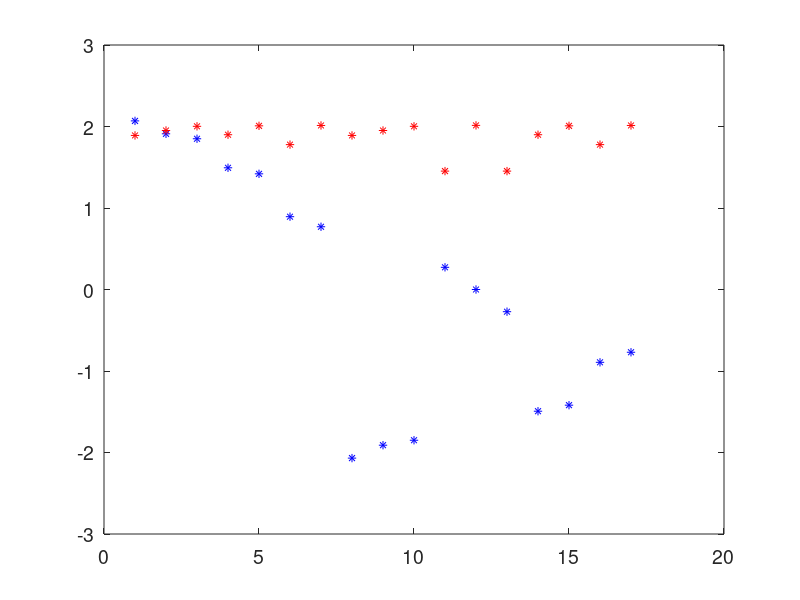
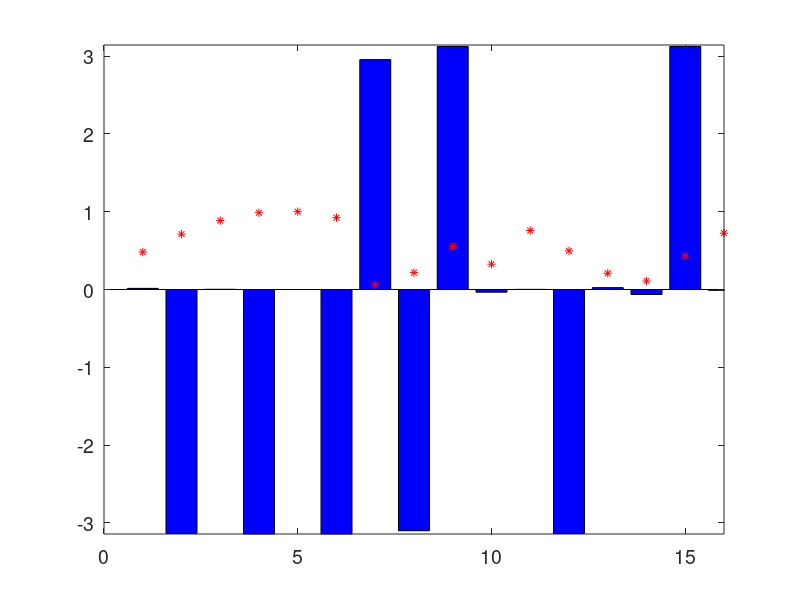

Recreate these plots in MATLAB, in order. (Note: this script raises an error after producing the figures.)
clc
clear all
close all
Nd = 15; 
t = 1; 
h = - 0.02;
k1 = exp(h); 
k2 = exp(-h); 
k_link_1 = exp(0.06); 
k_link_2 = exp(-0); 
g = k1 - k2;

Nr = (Nd + 1)/4;
F0 = sparse(zeros(Nr, Nr));
E1 = sparse(fliplr(diag([k2 0 0 k1])));
E2 = sparse(fliplr(diag([0 k1 k2 0])));
E2_ = sparse(fliplr(diag([0 k1 k2 0])));
E3 = sparse(fliplr(diag([k2 0 0 k1])));

D1 = diag(-g*1i*ones(1,Nr)) + diag(k1*ones(1,Nr-1), 1) + diag(k2*ones(1,Nr-1), -1);
D2 = diag(-g*1i*ones(1,Nr)) + diag([k1 0 k2], 1) + diag([k2 0 k1], -1);
D3 = diag(-g*1i*ones(1,Nr)) + diag([k1 0 k2], 1) + diag([k2 0 k1], -1);
D4 = diag(-g*1i*ones(1,Nr)) + diag(k1*ones(1,Nr-1), 1) + diag(k2*ones(1,Nr-1), -1);

H = sparse([D1 E1 F0 F0;
            E1 D2 E2 F0;
            F0 E2_ D3 E3;
            F0 F0 E3 D4]);
H(Nd+2,Nd+2) = 0;
H(Nd+1,Nd+2) = k_link_1;
H(Nd+2,Nd+1) = k_link_2;

% H = sparse([D1 E1;
%             E1 D1;
%             ]);

[V, A] = eig(full(H));
lam = diag(A);
% [~, idx] = sort(real(lam));
% lam1 = lam(idx);
figure
plot(real(lam),'b*')
hold on
plot(imag(lam)*50,'r*')
set(gcf, 'Position', [00, 00, 350, 300])
% axis([0 Nd + 1 -2.5 2.5])
set(gca,'FontSize', 14) % Font Size
Lasing = find(imag(diag(V)) > 0);
Lasing = 9

bn = 9
figure
bar(angle(V(:,bn)),'b')
hold on
plot(abs(V(:,bn))/max(abs(V(:,bn))),'r*')
set(gcf, 'Position', [00, 00, 350, 300])
set(gca,'FontSize', 14) % Font Size
axis([0 Nd + 1 -pi pi])


Intensity = abs(V(:, Lasing)) .* abs(V(:, Lasing));
Intensity = Intensity ./ max(Intensity);
Phase = angle(V(:, Lasing));
Nall = sqrt(Nd+1);
for k = 1:1:Nall

    if mod(k, 2)
        RT(k, :) = Intensity((k - 1) * Nall + (1:Nall));
    else
        RT(k, :) = fliplr(Intensity((k - 1) * Nall + (1:Nall))');
    end

end

for k = 1:1:Nall

    if mod(k, 2)
        RA(k, :) = Phase((k - 1) * Nall + (1:Nall));
    else
        RA(k, :) = fliplr(Phase((k - 1) * Nall + (1:Nall))');
    end

end

plotring(RT, [0 1.2]);
set(gcf, 'Position', [00, 00, 400, 300]);
set(gca, 'FontSize', 14);

figure;
imagesc(RA);
colormap([0.5 0.5 0.5; 0 1 1; 0 1 0; 1 0.5 0; 0.5 0.5 0.5]);
colorbar;
set(gcf, 'Position', [00, 00, 400, 300]);
set(gca, 'FontSize', 14);
